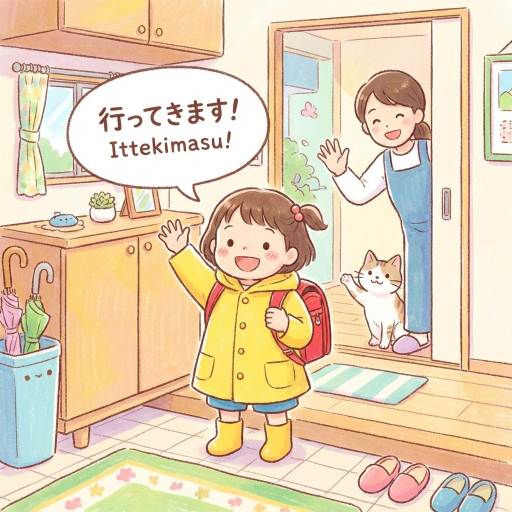
#> input picture typing_game/images/scene_airplane.png, 1024 x 1024 px, given in place of camel_rider_1769916021451.png, which was not available (shown at 1/2 size)
$ python process_assets.py
#> lines starting #> are read from the running program, lines starting #| are printed output that depends on the picture; pictures that were not available may be replaced by others from this repository, and a replacement may not be noted
from PIL import Image
import os

def remove_background_flood(input_path, output_path, tolerance=30):
#> called with tolerance = 30
    try:
        print(f"Processing {input_path}...")
        img = Image.open(input_path).convert("RGBA")

        # Seeds for flood fill (corners)
        seeds = [(0, 0), (img.width-1, 0), (0, img.height-1), (img.width-1, img.height-1)]
        bg_color = img.getpixel((0, 0))
#> bg_color = (241, 197, 168, 255)

        width, height = img.size
#> width = 1024; height = 1024
        pixels = img.load()
        visited = set()
        queue = list(seeds)

        def color_match(c1, c2, tol):
            return (abs(c1[0] - c2[0]) <= tol and
                    abs(c1[1] - c2[1]) <= tol and
                    abs(c1[2] - c2[2]) <= tol)

        while queue:
            x, y = queue.pop(0)
            if (x, y) in visited:
                continue

            if x < 0 or x >= width or y < 0 or y >= height:
                continue

            current_color = pixels[x, y]

            if color_match(current_color, bg_color, tolerance):
                pixels[x, y] = (0, 0, 0, 0) # Transparent
                visited.add((x, y))

                queue.append((x+1, y))
                queue.append((x-1, y))
                queue.append((x, y+1))
                queue.append((x, y-1))
#> this loop made 18264 passes
#> (x, y) on passes 6, 8, 10: (-1, 0), (0, -1), (-1, 1023)
#> after the loop, queue = []; visited = 4565 items

        # Ensure output directory exists
        os.makedirs(os.path.dirname(output_path), exist_ok=True)
        img.save(output_path, "PNG")
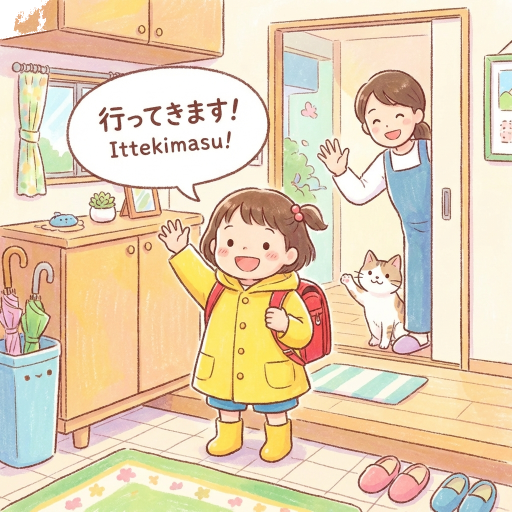
#> saved as camel.png: PIL image 1024x1024 RGBA (shown at 1/2 size); mean R, G, B, A 227.3, 206.8, 177.1, 253.9; transparent parts drawn white
        print(f"Saved to {output_path}")

    except Exception as e:
        print(f"Error processing {input_path}: {e}")

# Define paths
artifact_dir = "/Users/kshingu/.gemini/antigravity/brain/bbb628b0-7a3e-4571-a678-e2a8a6d978ce"
camel_src = os.path.join(artifact_dir, "camel_rider_1769916021451.png")
pyramid_src = os.path.join(artifact_dir, "pyramid_obstacle_1769916037433.png")

output_dir = "/Users/kshingu/antigravity/camel_dash/assets"
camel_dst = os.path.join(output_dir, "camel.png")
pyramid_dst = os.path.join(output_dir, "pyramid.png")

# Run processing
remove_background_flood(camel_src, camel_dst)
remove_background_flood(pyramid_src, pyramid_dst)
#> call 2 of remove_background_flood, with tolerance = 30
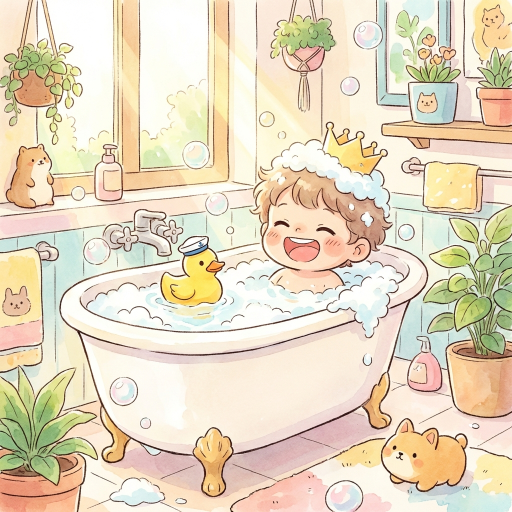
#> input picture typing_game/images/scene_bath.png, 1024 x 1024 px, given in place of pyramid_obstacle_1769916037433.png, which was not available (shown at 1/2 size)
#> in remove_background_flood (call 2), `bg_color = img.getpixel((0, 0))`: bg_color = (251, 242, 227, 255)
#> the loop in remove_background_flood (call 2), `while queue:` made 23564 passes
#> (x, y) on passes 6, 8, 9: (-1, 0), (0, -1), (1024, 0)
#> after the loop in remove_background_flood (call 2), `while queue:`: queue = []; visited = 5890 items
#> in remove_background_flood (call 2), `img.save(output_path, "PNG")`:
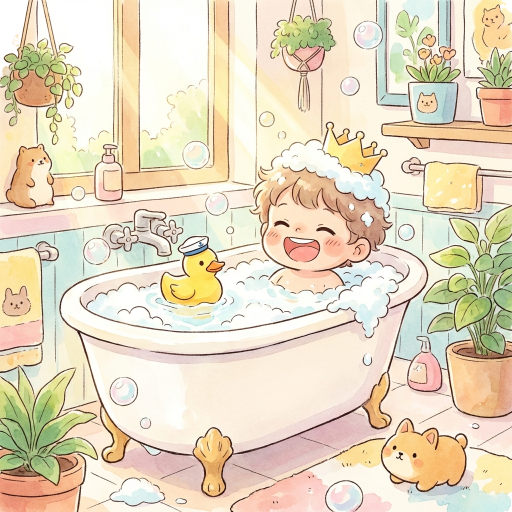
#> saved as pyramid.png: PIL image 1024x1024 RGBA (shown at 1/2 size); mean R, G, B, A 228.1, 214.9, 190.3, 253.6; transparent parts drawn white
